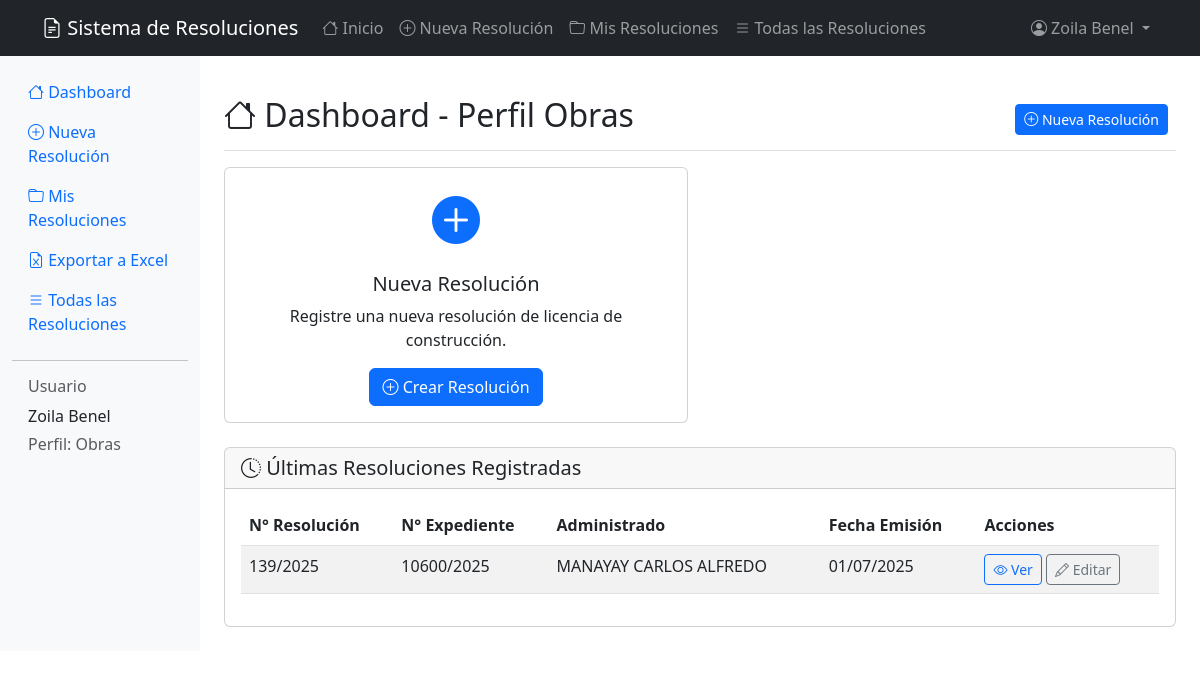
The page / (signed in) on the database as committed earlier.
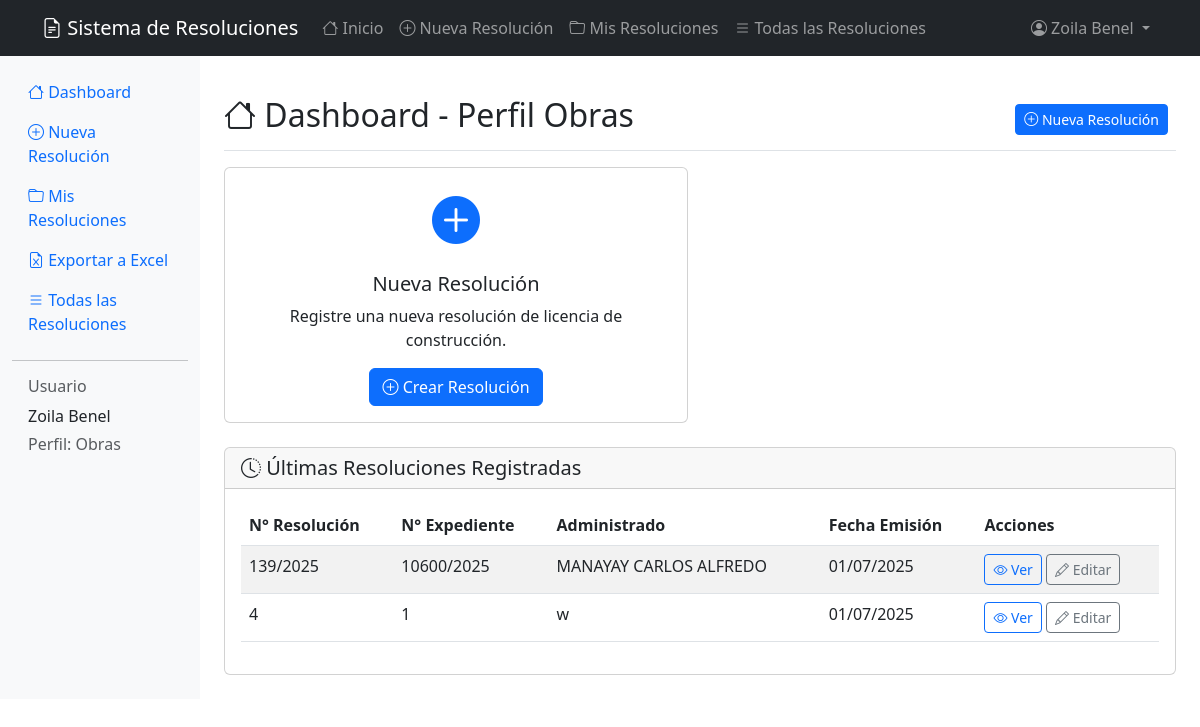
The same page on the database as committed later.
### resoluciones/models.py (models this page shows, shortened)
class Resolucion(models.Model):
    num_resolucion = models.CharField("N° Resolución", max_length=50, unique=True)
    num_expediente = models.CharField("N° Expediente", max_length=50, unique=True)
    num_recibo = models.CharField("N° Recibo", max_length=50, blank=True)
    fecha_emision = models.DateField()
    fecha_vencimiento = models.DateField()
    administrado = models.CharField(max_length=100)
    propietario = models.BooleanField(default=True)
    nombre_licencia = models.ForeignKey(LicenciaUso, on_delete=models.PROTECT)
    direccion = models.CharField(max_length=300, blank=True, default='')
    calle = models.CharField(max_length=200, blank=True, default='')
    usuario = models.ForeignKey(User, on_delete=models.CASCADE, related_name='resoluciones')
    class Meta:
        verbose_name = "Resolución"
        verbose_name_plural = "Resoluciones"
        ordering = ['-fecha_emision']

### resoluciones/views.py (the view)
# urls.py: path('', views.dashboard, name='dashboard'),
@login_required
def dashboard(request):
    user_groups = [group.name for group in request.user.groups.all()]
    if 'Obras' in user_groups:
        return render(request, 'resoluciones/dashboard_obras.html')
    elif 'Fiscalización' in user_groups:
        return redirect('lista_resoluciones')
    else:
        messages.warning(request, 'No tiene permisos asignados. Contacte al administrador.')
        return render(request, 'resoluciones/dashboard_obras.html')

### resoluciones/templates/resoluciones/dashboard_obras.html (shortened to what this page needs)
{% extends 'resoluciones/base.html' %}
{% block content %}
<div class="d-flex justify-content-between flex-wrap flex-md-nowrap align-items-center pt-3 pb-2 mb-3 border-bottom">
    <h1 class="h2">
        <i class="bi bi-house"></i> Dashboard - Perfil Obras
    </h1>
    <div class="btn-toolbar mb-2 mb-md-0">
        <div class="btn-group me-2">
            <a href="{% url 'crear_resolucion' %}" class="btn btn-sm btn-primary">
                <i class="bi bi-plus-circle"></i> Nueva Resolución
            </a>
        </div>
    </div>
</div>
<div class="row">
    <div class="col-md-6 mb-4">
        <div class="card">
            <div class="card-body text-center">
                <i class="bi bi-plus-circle-fill text-primary" style="font-size: 3rem;"></i>
                <h5 class="card-title mt-3">Nueva Resolución</h5>
                <p class="card-text">Registre una nueva resolución de licencia de construcción.</p>
                <a href="{% url 'crear_resolucion' %}" class="btn btn-primary">
                    <i class="bi bi-plus-circle"></i> Crear Resolución
                </a>
            </div>
        </div>
    </div>
</div>
<div class="row">
    <div class="col-12">
        <div class="card">
            <div class="card-header">
                <h5 class="mb-0">
                    <i class="bi bi-clock-history"></i> Últimas Resoluciones Registradas
                </h5>
            </div>
            <div class="card-body">
                {% if user.resoluciones.all %}
                    <div class="table-responsive">
                        <table class="table table-striped">
                            <thead>
                                <tr>
                                    <th>N° Resolución</th>
                                    <th>N° Expediente</th>
                                    <th>Administrado</th>
                                    <th>Fecha Emisión</th>
                                    <th>Acciones</th>
                                </tr>
                            </thead>
                            <tbody>
                                {% for resolucion in user.resoluciones.all|slice:":5" %}
                                <tr>
                                    <td>{{ resolucion.num_resolucion }}</td>
                                    <td>{{ resolucion.num_expediente }}</td>
                                    <td>{{ resolucion.administrado }}</td>
                                    <td>{{ resolucion.fecha_emision|date:"d/m/Y" }}</td>
                                    <td>
                                        <a href="{% url 'detalle_resolucion' resolucion.pk %}"
                                           class="btn btn-sm btn-outline-primary">
                                            <i class="bi bi-eye"></i> Ver
                                        </a>
                                        <a href="{% url 'editar_resolucion' resolucion.pk %}"
                                           class="btn btn-sm btn-outline-secondary">
                                            <i class="bi bi-pencil"></i> Editar
                                        </a>
                                    </td>
                                </tr>
                                {% endfor %}
                            </tbody>
                        </table>
                    </div>
                {% endif %}
            </div>
        </div>
    </div>
</div>
{% endblock %}

### resoluciones/templates/resoluciones/base.html (shortened to what this page needs)
<!DOCTYPE html>
<html lang="es">
<head>
    <link href="https://cdn.jsdelivr.net/npm/bootstrap@5.3.0/dist/css/bootstrap.min.css" rel="stylesheet">
    <link href="https://cdn.jsdelivr.net/npm/bootstrap-icons@1.7.2/font/bootstrap-icons.css" rel="stylesheet">
    <link rel="stylesheet" href="https://cdn.jsdelivr.net/npm/flatpickr/dist/flatpickr.min.css">
</head>
<body>
    <nav class="navbar navbar-expand-lg navbar-dark bg-dark">
        <div class="container">
            <a class="navbar-brand" href="{% url 'dashboard' %}">
                <i class="bi bi-file-earmark-text"></i> Sistema de Resoluciones
            </a>
            <div class="collapse navbar-collapse" id="navbarNav">
                <ul class="navbar-nav me-auto">
                    {% if user.is_authenticated %}
                        <li class="nav-item">
                            <a class="nav-link" href="{% url 'dashboard' %}">
                                <i class="bi bi-house"></i> Inicio
                            </a>
                        </li>
                        {% for group in user.groups.all %}
                            {% if group.name == 'Obras' %}
                                <li class="nav-item">
                                    <a class="nav-link" href="{% url 'crear_resolucion' %}">
                                        <i class="bi bi-plus-circle"></i> Nueva Resolución
                                    </a>
                                </li>
                                <li class="nav-item">
                                    <a class="nav-link" href="{% url 'mis_resoluciones' %}">
                                        <i class="bi bi-folder"></i> Mis Resoluciones
                                    </a>
                                </li>
                            {% endif %}
                        {% endfor %}
                        <li class="nav-item">
                            <a class="nav-link" href="{% url 'lista_resoluciones' %}">
                                <i class="bi bi-list"></i> Todas las Resoluciones
                            </a>
                        </li>
                    {% endif %}
                </ul>
                <ul class="navbar-nav">
                    {% if user.is_authenticated %}
                        <li class="nav-item dropdown">
                            <a class="nav-link dropdown-toggle" href="#" role="button" data-bs-toggle="dropdown">
                                <i class="bi bi-person-circle"></i> {{ user.get_full_name|default:user.username }}
                            </a>
                        </li>
                    {% endif %}
                </ul>
            </div>
        </div>
    </nav>
    <div class="container-fluid">
        <div class="row">
            {% if user.is_authenticated %}
                {% include 'resoluciones/includes/sidebar.html' %}
            {% endif %}
            <main class="{% if user.is_authenticated %}col-md-9 ms-sm-auto col-lg-10{% else %}col-12{% endif %} px-md-4">
                <div class="py-4">
                    {% block content %}{% endblock %}
                </div>
            </main>
        </div>
    </div>
</body>
</html>

### resoluciones/templates/resoluciones/includes/sidebar.html (shortened to what this page needs)
<nav class="col-md-3 col-lg-2 d-md-block bg-light sidebar">
    <div class="position-sticky pt-3">
        <ul class="nav flex-column">
            <li class="nav-item">
                <a class="nav-link active" href="{% url 'dashboard' %}">
                    <i class="bi bi-house"></i> Dashboard
                </a>
            </li>
            {% for group in user.groups.all %}
                {% if group.name == 'Obras' %}
                    <li class="nav-item">
                        <a class="nav-link" href="{% url 'crear_resolucion' %}">
                            <i class="bi bi-plus-circle"></i> Nueva Resolución
                        </a>
                    </li>
                    <li class="nav-item">
                        <a class="nav-link" href="{% url 'mis_resoluciones' %}">
                            <i class="bi bi-folder"></i> Mis Resoluciones
                        </a>
                    </li>
                    <li class="nav-item">
                        <a class="nav-link" href="{% url 'exportar_excel' %}">
                            <i class="bi bi-file-earmark-excel"></i> Exportar a Excel
                        </a>
                    </li>
                {% endif %}
            {% endfor %}
            <li class="nav-item">
                <a class="nav-link" href="{% url 'lista_resoluciones' %}">
                    <i class="bi bi-list"></i> Todas las Resoluciones
                </a>
            </li>
        </ul>
        <hr>
        <div class="px-3">
            <h6 class="sidebar-heading d-flex justify-content-between align-items-center text-muted">
                <span>Usuario</span>
            </h6>
            <p class="text-sm mb-1">{{ user.get_full_name|default:user.username }}</p>
            <p class="text-xs text-muted mb-0">
                Perfil:
                {% for group in user.groups.all %}
                    {{ group.name }}{% if not forloop.last %}, {% endif %}
                {% empty %}
                    Sin asignar
                {% endfor %}
            </p>
        </div>
    </div>
</nav>

Rows that differ between the two databases and show on the page:
added Resolucion: num_resolucion "4", num_expediente "1", administrado "w", fecha_emision "01/07/2025"
